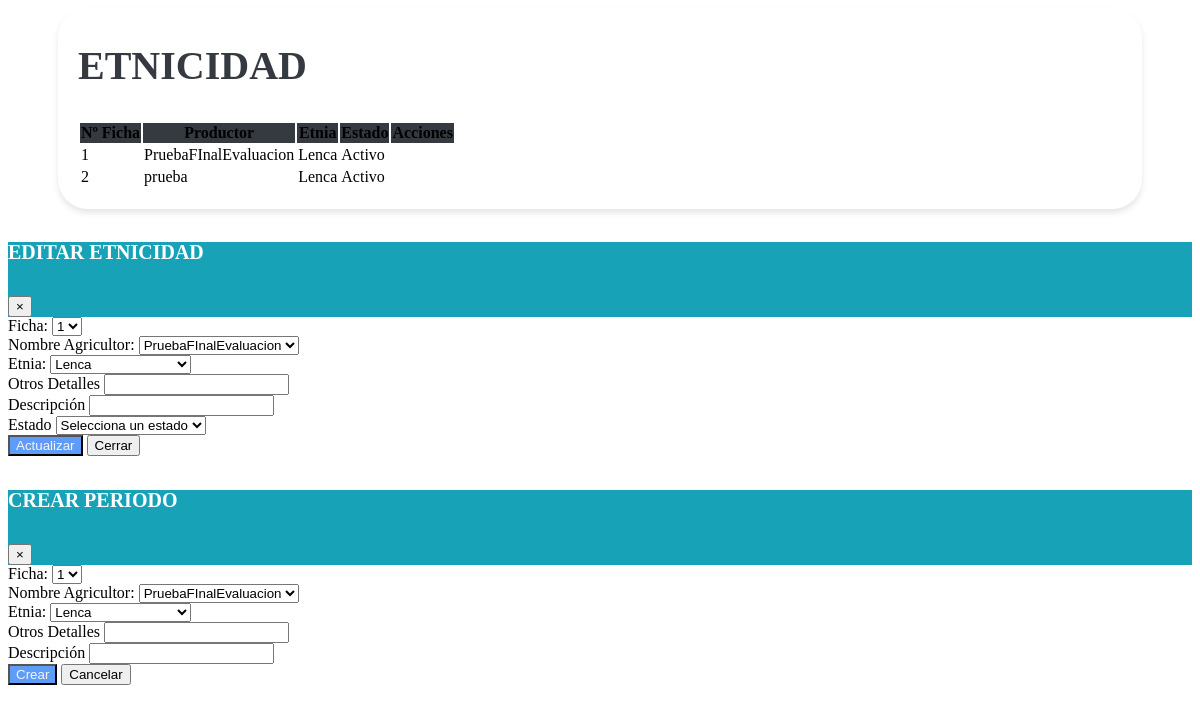
The page /vistas/Mantenimiento_Etnicidad.php on the database its author committed.
### tables this page shows
CREATE TABLE `tbl_etnias_por_productor` (
  `Id_etnicidad` bigint(11) NOT NULL,
  `id_ficha` bigint(20) DEFAULT NULL,
  `id_productor` bigint(20) DEFAULT NULL,
  `id_etnia` bigint(20) NOT NULL,
  `detalle_de_otros` varchar(255) DEFAULT NULL,
  `descripcion` text DEFAULT NULL,
  `creado_por` varchar(50) DEFAULT NULL,
  `fecha_creacion` timestamp NOT NULL DEFAULT current_timestamp(),
  `modificado_por` varchar(50) DEFAULT NULL,
  `fecha_modificacion` timestamp NOT NULL DEFAULT current_timestamp() ON UPDATE current_timestamp(),
  `estado` enum('A','I') DEFAULT 'A'
);

CREATE TABLE `tbl_productor` (
  `id_ficha` varchar(50) DEFAULT NULL,
  `id_productor` bigint(20) NOT NULL,
  `primer_nombre` varchar(255) DEFAULT NULL,
  `segundo_nombre` varchar(255) DEFAULT NULL,
  `primer_apellido` varchar(255) DEFAULT NULL,
  `segundo_apellido` varchar(255) DEFAULT NULL,
  `identificacion` bigint(20) DEFAULT NULL,
  `fecha_nacimiento` date DEFAULT NULL,
  `genero` varchar(10) DEFAULT NULL,
  `estado_civil` varchar(20) DEFAULT NULL,
  `nivel_escolaridad` varchar(50) DEFAULT NULL,
  `ultimo_grado_escolar_aprobado` varchar(50) DEFAULT NULL,
  `telefono_1` int(11) DEFAULT NULL,
  `telefono_2` int(11) DEFAULT NULL,
  `telefono_3` int(11) DEFAULT NULL,
  `email_1` varchar(255) DEFAULT NULL,
  `email_2` varchar(255) DEFAULT NULL,
  `email_3` varchar(255) DEFAULT NULL,
  `descripcion` text DEFAULT NULL,
  `creado_por` varchar(25) DEFAULT NULL,
  `fecha_creacion` timestamp NOT NULL DEFAULT current_timestamp() ON UPDATE current_timestamp(),
  `modificado_por` varchar(25) DEFAULT NULL,
  `fecha_modificacion` timestamp NOT NULL DEFAULT current_timestamp(),
  `estado` enum('A','I') DEFAULT NULL
);

CREATE TABLE `tbl_etnias` (
  `id_etnia` bigint(11) NOT NULL,
  `etnia` varchar(255) DEFAULT NULL,
  `descripcion` text DEFAULT NULL,
  `creado_por` varchar(255) DEFAULT NULL,
  `fecha_creacion` timestamp NOT NULL DEFAULT current_timestamp() ON UPDATE current_timestamp(),
  `modificado_por` varchar(255) DEFAULT NULL,
  `fecha_modificacion` timestamp NOT NULL DEFAULT current_timestamp() ON UPDATE current_timestamp(),
  `estado` enum('A','I') NOT NULL DEFAULT 'A'
);

### vistas/Mantenimiento_Etnicidad.php (the view, shortened to what this page needs)
<link href="https://cdn.jsdelivr.net/npm/bootstrap-icons@1.10.0/font/bootstrap-icons.css" rel="stylesheet">
<link rel="stylesheet" href="assets/css/estilos.css">
    <link rel="stylesheet" href="https://cdn.datatables.net/1.10.20/css/dataTables.bootstrap4.min.css">
<div class="containertable">
    <div class="d-flex justify-content-between align-items-end mb-4">
        <div>
            <h1 class="poppins-font mb-2">ETNICIDAD</h1>
            <br>
        </div>
    </div>
    <div class="table-responsive">
    <table id="tablax" class="table table-hover">
            <thead class="table-dark text-center" style="background-color: #343A40;">
                <tr>
                    <th scope="col">Nº Ficha</th>
                    <th scope="col">Productor</th>
                    <th scope="col">Etnia</th>
                    <th scope="col">Estado</th>
                    <th scope="col">Acciones</th>
                </tr>
            </thead>
            <tbody class="text-center">
                <?php
                include "../php/conexion_be.php";
                $sql = $conexion->query("SELECT epp.id_ficha, epp.id_productor, epp.id_etnia ,p.primer_nombre AS nombre_productor, te.etnia AS nombre_etnia, epp.Id_etnicidad, epp.detalle_de_otros, epp.descripcion, epp.estado FROM tbl_etnias_por_productor epp JOIN tbl_etnias te ON epp.id_etnia = te.id_etnia JOIN tbl_productor p ON epp.id_productor = p.id_productor;");
                while ($datos = $sql->fetch_object()) { ?>
                    <tr>
                        <td><?= $datos->id_ficha ?></td>
                        <td><?= $datos->nombre_productor ?></td>
                        <td><?= $datos->nombre_etnia ?></td>
                        <td><?php
                            if ($datos->estado == "A") {
                                echo '<span class="badge bg-success">Activo</span>';
                            } else {
                                echo '<span class="badge bg-danger">Inactivo</span>';
                            }
                            ?></td>
                        <td>
                        </td>
                    </tr>
                <?php }
                ?>
            </tbody>
        </table>
    </div>
</div>
<div class="modal fade" id="modalEditar" tabindex="-1" role="dialog" aria-labelledby="exampleModalLabel" aria-hidden="true">
    <div class="modal-dialog" role="document">
        <div class="modal-content">
            <div class="modal-header" style="background-color: #17A2B8;">
                <h5 class="poppins-modal mb-2" id="exampleModalLabel">EDITAR ETNICIDAD</h5>
                <button type="button" class="close" data-dismiss="modal" aria-label="Cerrar">
                    <span aria-hidden="true">&times;</span>
                </button>
            </div>
            <div class="modal-body">
                <form id="formularioEditar" method="POST" action="#">
                    <div class="row">
                    <div class="col-6">
                            <div class="form-group">
                                <label for="id_ficha">Ficha:</label>
                                <select class="form-control" id="id_ficha" name="id_ficha" required>
                                    <?php
                                    include '../php/conexion_be.php';
                                    $sql = "SELECT id_ficha FROM fichas";
                                    $result = mysqli_query($conexion, $sql);
                                    if (mysqli_num_rows($result) > 0) {
                                        while ($row = mysqli_fetch_assoc($result)) {
                                            echo '<option value="' . $row["id_ficha"] . '">' . $row["id_ficha"] . '</option>';
                                        }
                                    } else {
                                        echo '<option value="">No hay aldeas disponibles</option>';
                                    }
                                    ?>
                                </select>
                            </div>
                        </div>
                        <div class="col-6">
                            <div class="form-group">
                                <label for="id_productor">Nombre Agricultor:</label>
                                <select class="form-control" id="id_productor" name="id_productor" required>
                                    <?php
                                    include '../php/conexion_be.php';
                                    $sql = "SELECT id_productor , primer_nombre FROM tbl_productor";
                                    $result = mysqli_query($conexion, $sql);
                                    if (mysqli_num_rows($result) > 0) {
                                        while ($row = mysqli_fetch_assoc($result)) {
                                            echo '<option value="' . $row["id_productor"] . '">' . $row["primer_nombre"] . '</option>';
                                        }
                                    } else {
                                        echo '<option value="">No hay aldeas disponibles</option>';
                                    }
                                    ?>
                                </select>
                            </div>
                        </div>
                        <div class="col-6">
                            <div class="form-group">
                                <label for="id_etnia">Etnia:</label>
                                <select class="form-control" id="id_etnia" name="id_etnia" required>
                                    <?php
                                    include '../php/conexion_be.php';
                                    $sql = "SELECT id_etnia, etnia FROM tbl_etnias";
                                    $result = mysqli_query($conexion, $sql);
                                    if (mysqli_num_rows($result) > 0) {
                                        while ($row = mysqli_fetch_assoc($result)) {
                                            echo '<option value="' . $row["id_etnia"] . '">' . $row["etnia"] . '</option>';
                                        }
                                    } else {
                                        echo '<option value="">No hay etnia disponibles</option>';
                                    }
                                    ?>
                                </select>
                            </div>
                        </div>
                        <div class="col-6">
                            <label for="detalle_de_otros" class="form-label">Otros Detalles</label>
                            <input type="text" class="form-control" id="detalle_de_otros" name="detalle_de_otros">
                        </div>
                        <div class="col-6">
                            <div class="form-group">
                                <label for="descripcion"> Descripción</label>
                                <input type="text" class="form-control" id="descripcion" name="descripcion" required>
                            </div>
                        </div>
                        <div class="col-6">
                            <label for="estado">Estado</label>
                            <select class="form-control" id="estado" name="estado" required>
                                <option value="" disabled selected>Selecciona un estado</option>
                            </select>
                        </div>
                    </div>
                    <div class="modal-footer">
                        <button type="submit" class="btn btn-actualizar">Actualizar</button>
                        <button type="button" class="btn btn-secondary" data-dismiss="modal"></i>Cerrar</button>
                    </div>
                </form>
            </div>
        </div>
    </div>
</div>
<div class="modal fade" id="modalForm" tabindex="-1" role="dialog" aria-labelledby="exampleModalLabel" aria-hidden="true">
    <div class="modal-dialog">
        <div class="modal-content" role="document">
            <div class="modal-header" style="background-color: #17A2B8;">
                <h5 class="poppins-modal mb-2" id="exampleModalLabel">CREAR PERIODO </h5>
                <button type="button" class="close" data-dismiss="modal" aria-label="Cerrar">
                    <span aria-hidden="true">&times;</span>
                </button>
            </div>
            <div class="modal-body">
                <form action="modelos/agregar_etnicidad_productor.php" method="POST">
                    <div class="row mb-3">
                        <div class="col-6">
                            <div class="form-group">
                                <label for="id_ficha">Ficha:</label>
                                <select class="form-control" id="id_ficha" name="id_ficha" required>
                                    <?php
                                    include '../php/conexion_be.php';
                                    $sql = "SELECT id_ficha FROM fichas";
                                    $result = mysqli_query($conexion, $sql);
                                    if (mysqli_num_rows($result) > 0) {
                                        while ($row = mysqli_fetch_assoc($result)) {
                                            echo '<option value="' . $row["id_ficha"] . '">' . $row["id_ficha"] . '</option>';
                                        }
                                    } else {
                                        echo '<option value="">No hay aldeas disponibles</option>';
                                    }
                                    ?>
                                </select>
                            </div>
                        </div>
                        <div class="col-6">
                            <div class="form-group">
                                <label for="id_productor">Nombre Agricultor:</label>
                                <select class="form-control" id="id_productor" name="id_productor" required>
                                    <?php
                                    include '../php/conexion_be.php';
                                    $sql = "SELECT id_productor , primer_nombre FROM tbl_productor";
                                    $result = mysqli_query($conexion, $sql);
                                    if (mysqli_num_rows($result) > 0) {
                                        while ($row = mysqli_fetch_assoc($result)) {
                                            echo '<option value="' . $row["id_productor"] . '">' . $row["primer_nombre"] . '</option>';
                                        }
                                    } else {
                                        echo '<option value="">No hay aldeas disponibles</option>';
                                    }
                                    ?>
                                </select>
                            </div>
                        </div>
                        <div class="col-6">
                            <div class="form-group">
                                <label for="id_etnia">Etnia:</label>
                                <select class="form-control" id="id_etnia" name="id_etnia" required>
                                    <?php
                                    include '../php/conexion_be.php';
                                    $sql = "SELECT id_etnia, etnia FROM tbl_etnias";
                                    $result = mysqli_query($conexion, $sql);
                                    if (mysqli_num_rows($result) > 0) {
                                        while ($row = mysqli_fetch_assoc($result)) {
                                            echo '<option value="' . $row["id_etnia"] . '">' . $row["etnia"] . '</option>';
                                        }
                                    } else {
                                        echo '<option value="">No hay etnia disponibles</option>';
                                    }
                                    ?>
                                </select>
                            </div>
                        </div>
                        <div class="col-6">
                            <label for="detalle_de_otros" class="form-label">Otros Detalles</label>
                            <input type="text" class="form-control" id="detalle_de_otros" name="detalle_de_otros" pattern="[A-Za-z]+" title="Solo se permiten letras en este campo." oninput="validateInput(this)">
                        </div>
                        <div class="col-6">
                            <div class="form-group">
                                <label for="descripcion"> Descripción</label>
                                <input type="text" class="form-control" id="descripcion" name="descripcion" pattern="[A-Za-z]+" title="Solo se permiten letras en este campo." oninput="validateInput(this)" required>
                            </div>
                        </div>
                    </div>
            <div class="modal-footer">
                        <button type="submit" class="btn btn-actualizar">Crear</button>
                        <button type="button" class="btn btn-secondary" data-bs-dismiss="modal"></i>Cancelar</button>
                    </div>
            </form>
        </div>
    </div>
</div>
</div>

### assets/css/estilos.css (style rules this page uses)
.poppins-font { color: var(--heading, #343A40); font-size: 40px; font-style: normal; font-weight: 600; line-height: 21px; }
.poppins-modal { color: var(--heading, #ffffff); font-size: 20px; font-style: normal; font-weight: 600; line-height: 21px; }
.btn-actualizar { background-color: #5e9cf8; color: whitesmoke; }
.containertable { background-color: #fff; padding: 20px; border-radius: 30px; margin-bottom: 20px; margin-left: 50px; margin-right: 50px; box-shadow: 0 4px 6px rgba(0, 0, 0, 0.1); }

### rows shown on the page
tbl_etnias_por_productor: id_ficha "1", id_productor.primer_nombre "PruebaFInalEvaluacion", id_etnia.etnia "Lenca", estado "Activo"
tbl_etnias_por_productor: id_ficha "2", id_productor.primer_nombre "prueba", id_etnia.etnia "Lenca", estado "Activo"

### other values the page prints
form field id_ficha "1"
form field id_productor "PruebaFInalEvaluacion"
form field id_etnia "Lenca"
